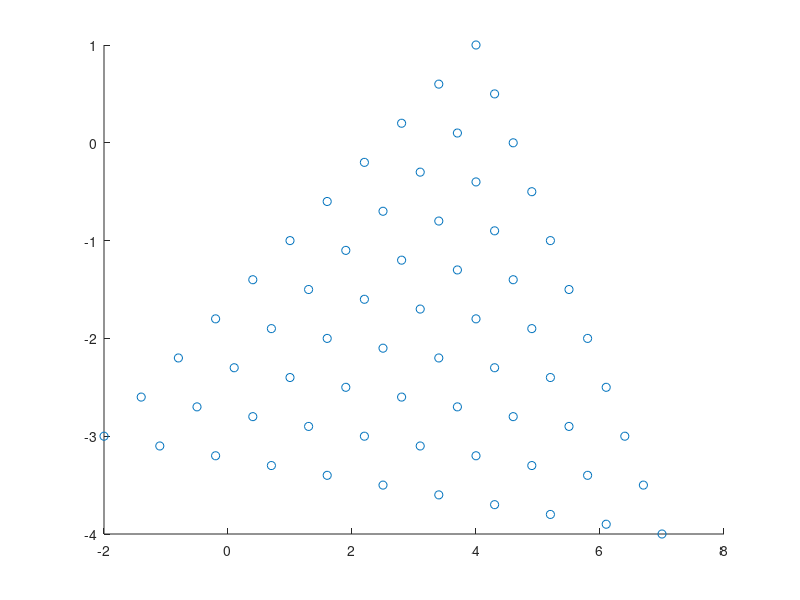
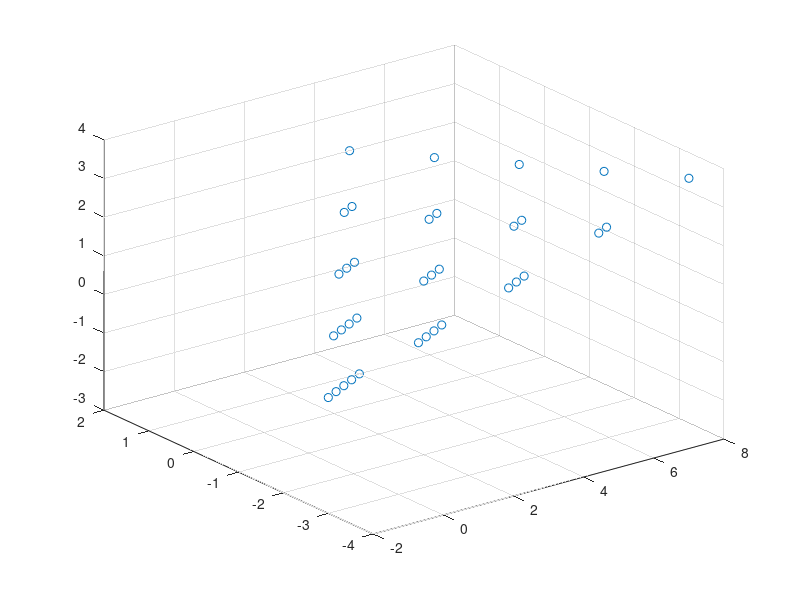

Here is the MATLAB script that generated these plots, in order:
clc; clear; close all;

%% Simplex Parameterization Test
% Parameterizing triangle by two edges

%% 2D Test (Triangle)
p = [-2, 4, 7; ...
     -3, 1,-4];

v = p(:,2:end) - p(:,1);

[X1(1,:,:), X2(1,:,:)] = meshgrid( 0:0.1:1, 0:0.1:1 );

Data = p(:,1) + X1 .* v(:,1) + X2 .* v(:,2); 

X_Data = squeeze(Data(1,:,:));
Y_Data = squeeze(Data(2,:,:));

figure;
scatter( X_Data(X1+X2<=1), Y_Data(X1+X2<=1), 'k.' );

%% 3D Test (Tetrahedron)
p = [-2, 4, 7, 5; ...
     -3, 1,-4, 2; ...
      0,-3, 4, 2];

v = p(:,2:end) - p(:,1);

n = 5;
X1 = ones( 1,n,n,n );
X2 = ones( 1,n,n,n );
X3 = ones( 1,n,n,n );

[X1(1,:,:,:), X2(1,:,:,:), X3(1,:,:,:)] = ndgrid( linspace(0,1,n), linspace(0,1,n), linspace(0,1,n) );

Data = p(:,1) + X1 .* v(:,1) + X2 .* v(:,2) + X3 .* v(:,3); 

X_Data = squeeze(Data(1,:,:));
Y_Data = squeeze(Data(2,:,:));
Z_Data = squeeze(Data(3,:,:));

figure;
scatter3( X_Data(X1+X2+X3<=1), Y_Data(X1+X2+X3<=1), Z_Data(X1+X2+X3<=1), 'k.' );